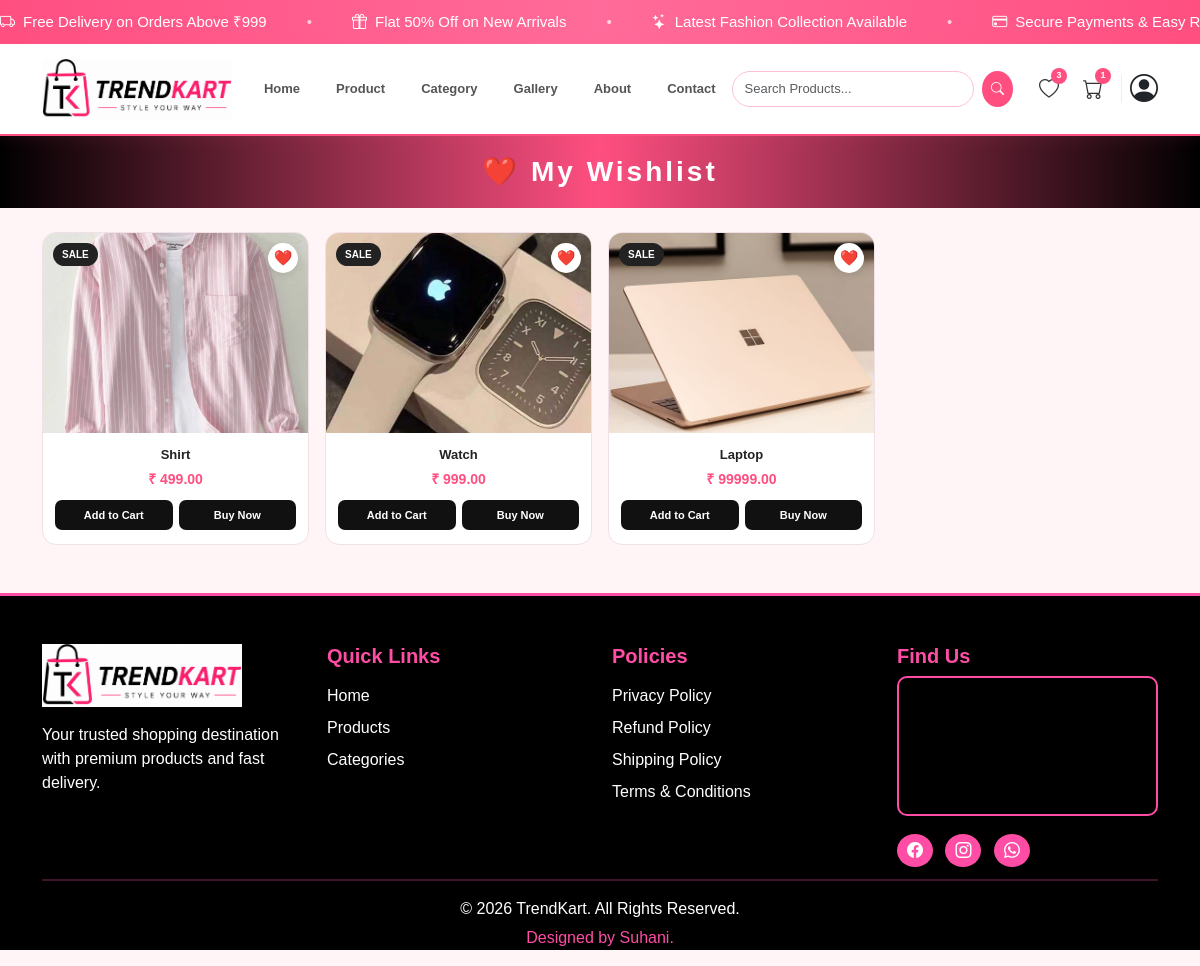
Before: /wishlist/ (signed in) with the older database file.
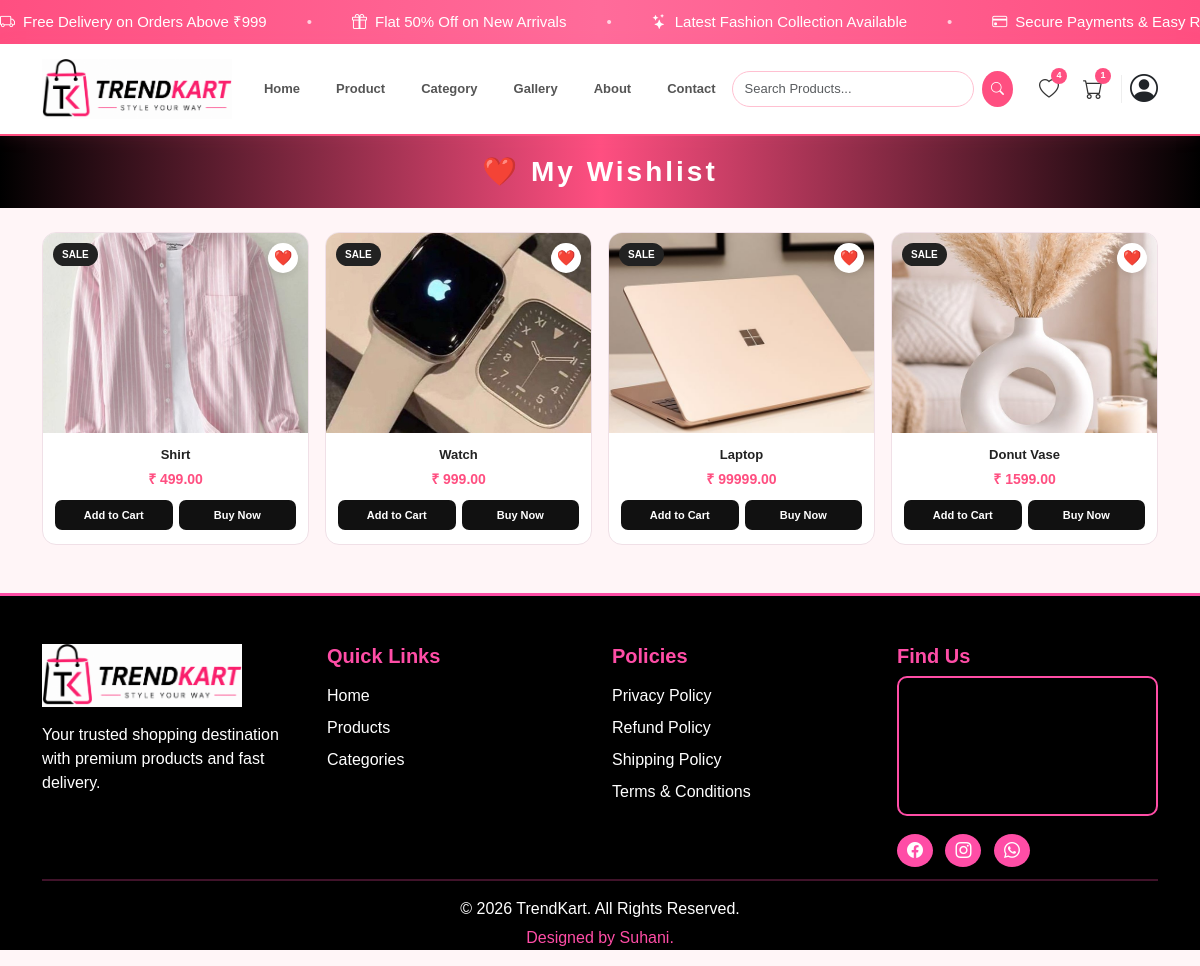
After: the same page with the newer database file.
### Trendkart/models.py (models this page shows, shortened)
class Wishlist(models.Model):
    user = models.ForeignKey(CustomUser, on_delete=models.CASCADE, related_name='wishlist_items')
    product = models.ForeignKey(Product, on_delete=models.CASCADE)
    added_at = models.DateTimeField(auto_now_add=True)

class Product(models.Model):
    category = models.ForeignKey(
        Category,
        on_delete=models.CASCADE,
        related_name='products'
    )
    product_name = models.CharField(max_length=255)
    product_price = models.DecimalField(max_digits=10, decimal_places=2)
    product_description = models.TextField()
    product_image = models.ImageField(upload_to='products/')
    sku = models.CharField(max_length=50, unique=True, null=True, blank=True, default=uuid.uuid4)
    stock = models.IntegerField(default=0)

### Trendkart/views.py (the view)
# urls.py: path('wishlist/', views.wishlist_view, name='wishlist'),
@login_required(login_url='login')
def wishlist_view(request):
    wishlist_items = Wishlist.objects.filter(user=request.user)
    return render(request, 'wishlist.html', {'wishlist_items': wishlist_items})

### templates/wishlist.html (shortened to what this page needs)
{% extends 'base.html' %}
{% load static %}
{% block content %}
<div class="w-100 mb-4 d-flex align-items-center justify-content-center"
     style="background: linear-gradient(90deg, #000, #FF4F81, #000); height: 72px;">
    <h3 class="mb-0 fw-bold text-white" style="letter-spacing: 3px;">❤️ My Wishlist</h3>
</div>
<div class="container mb-5">
    {% if wishlist_items %}
    <div class="row g-3">
        {% for item in wishlist_items %}
        <div class="col-md-3">
            <div style="background:#fff; border-radius:14px; border:1px solid #f0e0e7;
                        overflow:hidden; position:relative;">
                <a href="{% url 'toggle_wishlist' item.product.id %}"
                   style="position:absolute; top:10px; right:10px; background:#fff;
                          border:none; border-radius:50%; width:30px; height:30px;
                          display:flex; align-items:center; justify-content:center;
                          box-shadow:0 2px 8px rgba(0,0,0,0.1); z-index:2;
                          font-size:15px; text-decoration:none;">
                    ❤️
                </a>
                <span style="position:absolute; top:10px; left:10px; background:#222;
                             color:#fff; font-size:10px; font-weight:700;
                             padding:4px 9px; border-radius:12px; z-index:2;">
                    SALE
                </span>
                <img src="{{ item.product.product_image.url }}"
                     style="width:100%; height:200px; object-fit:cover;">
                <div style="padding:12px 12px 14px; text-align:center;">
                    <p style="font-size:13px; font-weight:700; color:#222; margin-bottom:4px;">
                        {{ item.product.product_name }}
                    </p>
                    <p style="color:#FF4F81; font-weight:700; font-size:14px; margin-bottom:10px;">
                        ₹ {{ item.product.product_price }}
                    </p>
                    <div style="display:flex; gap:6px;">
                        <a href="{% url 'add_to_cart' item.product.id %}"
                           style="flex:1; background:#111; color:#fff;
                                  border-radius:7px; padding:7px 0; font-size:11px;
                                  font-weight:600; text-align:center; text-decoration:none;
                                  display:block;">
                            Add to Cart
                        </a>
                        <a href="{% url 'product_detail' item.product.id %}"
                           style="flex:1; background:#111; color:#fff;
                                  border-radius:7px; padding:7px 0; font-size:11px;
                                  font-weight:600; text-align:center; text-decoration:none;
                                  display:block;">
                            Buy Now
                        </a>
                    </div>
                </div>
            </div>
        </div>
        {% endfor %}
    </div>
    {% endif %}
</div>
{% endblock %}

Changed rows visible on the page:
added Wishlist: product.product_image (picture), product.product_name "Donut Vase", product.product_price "1599.00"
Other visible differences:
{{ wish_count }}: "3" → "4"
